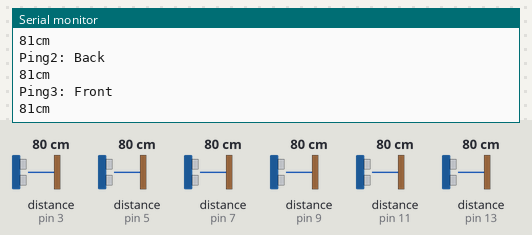
Simulated run of this sketch. Board: Arduino Uno, built with avr-gcc and run on an emulated ATmega328P. On the bench: the last lines printed to the serial monitor. Inputs (shaded band) come from the test bench; at power-on: distance to the obstacle (sensors on pin 3, pin 5, pin 7, pin 9, pin 11, pin 13) 80 cm. The echo pulse lasts 58.3 µs per cm.

Above: at 1.9 s.
2.0 s: distance to the obstacle (sensor on pin 3) set to 2 cm
At 2.29 s:
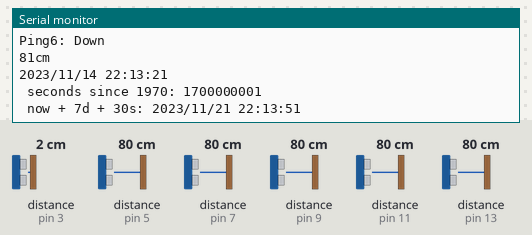
3.5 s: distance to the obstacle (sensor on pin 5) set to 4 cm
At 3.6 s:
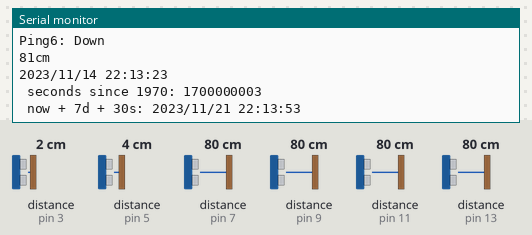
5.0 s: distance to the obstacle (sensor on pin 5) set to 18 cm
At 5.55 s:
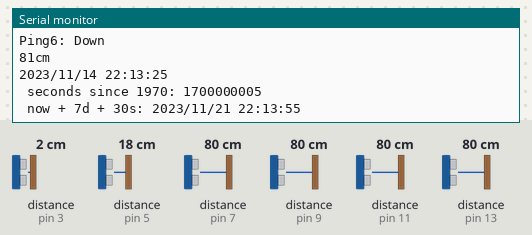
8.4 s: distance to the obstacle (sensor on pin 7) set to 9 cm
At 8.8 s:
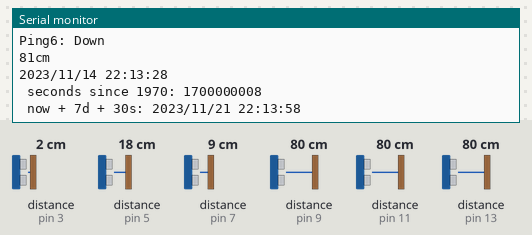
9.9 s: distance to the obstacle (sensor on pin 9) set to 35 cm
At 10.1 s:
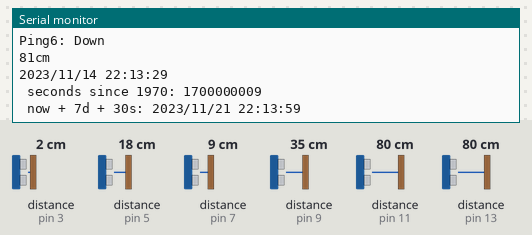
11.4 s: distance to the obstacle (sensor on pin 11) set to 60 cm
At 12.03 s:
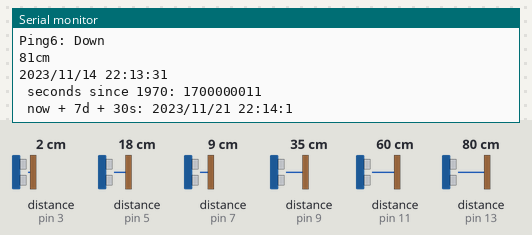
Timing chart, 0 to 13.9 s (numbered marks = the images above; inputs shaded):
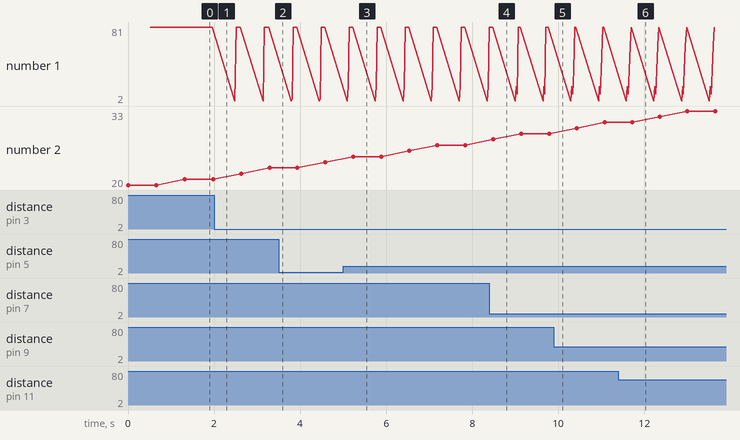

Measured:
- after the input at 5.0 s, the serial monitor: prints a new line after 0.12 s (image 3)
- after the input at 11.4 s, the serial monitor: prints a new line after 0.27 s (image 6)

The sketch:

HCSR404MultipleSensorsClocked.ino
```cpp
#include <Wire.h>
#include "RTClib.h"
RTC_Millis rtc;
#include <NewPing.h>

// DS1302:  RST pin    -> Arduino Digital 2
//          DATA pin   -> Arduino Digital 3
//          CLK pin  -> Arduino Digital 4


#define TRIGGER_PIN1  2 // defining trigger Pin/Sensor1 UPSIDE
#define ECHO_PIN1     3 // defining echo Pin/Sensor1
#define MAX_DISTANCE1 400 // de  fining Max Dist Pin/Sensor1

#define TRIGGER_PIN2  4 // defining trigger Pin/Sensor2 BACK
#define ECHO_PIN2     5 // defining echo Pin/Sensor2
#define MAX_DISTANCE2 400 // defining Max Dist Pin/Sensor2

#define TRIGGER_PIN3  6 // defining trigger Pin/Sensor3 FRONT
#define ECHO_PIN3     7 // defining echo Pin/Sensor3
#define MAX_DISTANCE3 400 // defining Max Dist   Pin/Sensor3

#define TRIGGER_PIN4  8 // defining trigger Pin/Sensor4 LEFT
#define ECHO_PIN4     9  // defining echo Pin/Sensor4
#define MAX_DISTANCE4 400 // defining Max Dist Pin/Sensor4

#define TRIGGER_PIN5  10 // defining trigger Pin/Sensor5 RIGHT
#define ECHO_PIN5     11 // defining echo Pin/Sensor5
#define MAX_DISTANCE5 400 // defining Max Dist Pin/Sensor5

#define TRIGGER_PIN6  12 // defining trigger Pin/Sensor6 DOWN
#define ECHO_PIN6     13 // defining echo Pin/Sensor6
#define MAX_DISTANCE6 400 // defining Max Dist Pin/Sensor6

// Create New Ping for all Pins (Individually) / Alter the names
// Create customise names and implementing the direction within the system

NewPing sonar1(TRIGGER_PIN1, ECHO_PIN1, MAX_DISTANCE1);
NewPing sonar2(TRIGGER_PIN2, ECHO_PIN2, MAX_DISTANCE2);

NewPing sonar3(TRIGGER_PIN3, ECHO_PIN3, MAX_DISTANCE3);
NewPing sonar4(TRIGGER_PIN4, ECHO_PIN4, MAX_DISTANCE4);

NewPing sonar5(TRIGGER_PIN5, ECHO_PIN5, MAX_DISTANCE5);
NewPing sonar6(TRIGGER_PIN6, ECHO_PIN6, MAX_DISTANCE6);


void setup() {
  Serial.begin(115200);
  rtc.begin(DateTime(__DATE__, __TIME__));
}

void loop() {
  DateTime now = rtc.now();
    Serial.print(now.year(), DEC);
    Serial.print('/');
    Serial.print(now.month(), DEC);
    Serial.print('/');
    Serial.print(now.day(), DEC);
    Serial.print(' ');
    Serial.print(now.hour(), DEC);
    Serial.print(':');
    Serial.print(now.minute(), DEC);
    Serial.print(':');
    Serial.print(now.second(), DEC);
    Serial.println();
    Serial.print(" seconds since 1970: ");
    Serial.println(now.unixtime());

    // calculate a date which is 7 days and 30 seconds into the future

    DateTime future (now.unixtime() + 7 * 86400L + 30);
    Serial.print(" now + 7d + 30s: ");
    Serial.print(future.year(), DEC);
    Serial.print('/');
    Serial.print(future.month(), DEC);
    Serial.print('/');
    Serial.print(future.day(), DEC);
    Serial.print(' ');
    Serial.print(future.hour(), DEC);
    Serial.print(':');
    Serial.print(future.minute(), DEC);
    Serial.print(':');
    Serial.print(future.second(), DEC);
    Serial.println();
    Serial.println();
    delay(500);

  Serial.print("Ping1: ");
  Serial.println("Upside");
  Serial.print(sonar1.ping_cm());
  Serial.println("cm");
  delay(20);

  Serial.print("Ping2: ");
  Serial.println("Back");
  Serial.print(sonar2.ping_cm());
  Serial.println("cm");
  delay(20);

  Serial.print("Ping3: ");
  Serial.println("Front");
  Serial.print(sonar3.ping_cm());
  Serial.println("cm");
  delay(20);

  Serial.print("Ping4: ");
  Serial.println("Left");
  Serial.print(sonar4.ping_cm());
  Serial.println("cm");
  delay(20);

  Serial.print("Ping5: ");
  Serial.println("Right");
  Serial.print(sonar5.ping_cm());
  Serial.println("cm");
  delay(20);

  Serial.print("Ping6: ");
  Serial.println("Down");
  Serial.print(sonar6.ping_cm());
  Serial.println("cm");
  delay(20);

}
```
